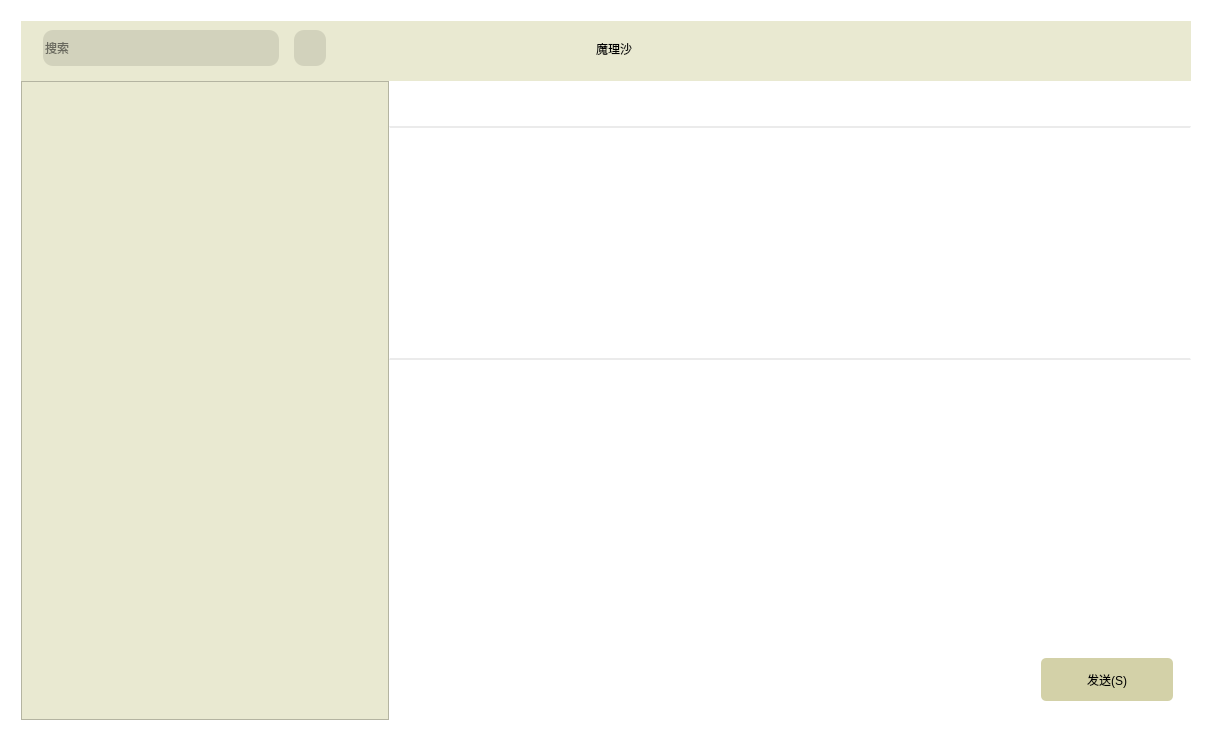
<?xml version="1.0" encoding="UTF-8"?>
<ui version="4.0">
 <class>Dialogue</class>
 <widget class="QWidget" name="Dialogue">
  <property name="geometry">
   <rect>
    <x>0</x>
    <y>0</y>
    <width>1212</width>
    <height>741</height>
   </rect>
  </property>
  <property name="minimumSize">
   <size>
    <width>1212</width>
    <height>741</height>
   </size>
  </property>
  <property name="windowTitle">
   <string>Form</string>
  </property>
  <property name="styleSheet">
   <string notr="true">#widget{
background-color: rgb(233, 233, 209);}
#Dialogue{
background-color: rgb(255, 255, 255);}
QScrollBar:vertical
{
    width:15px;
	
    background:rgba(0,0,0,0%);
    margin:0px,0px,0px,0px;
    padding-top:9px;   
    padding-bottom:9px;
}
QScrollBar::handle:vertical
{
    width:15px;
    background:rgba(0,0,0,25%);
    border-radius:6px;   
    min-height:5;
}
QScrollBar::handle:vertical:hover
{
    width:15px;
    background:rgba(0,0,0,50%);  
    border-radius:6px;
    min-height:20;
}
QScrollBar::add-line:vertical {
      border: none;
      background: none;
}
QScrollBar::sub-line:vertical {
      border: none;
      background: none;
}
QPushButton
{
	border:none;
}
QPushButton[b1=&quot;true&quot;]:hover
{
	
	background-color: rgb(217, 217, 195);
}
QPushButton[b1=&quot;false&quot;]:hover
{
	
	background-color: rgb(241, 241, 241);
}</string>
  </property>
  <layout class="QHBoxLayout" name="horizontalLayout_5">
   <item>
    <widget class="QWidget" name="widget_4" native="true">
     <layout class="QVBoxLayout" name="verticalLayout_3">
      <property name="spacing">
       <number>0</number>
      </property>
      <property name="leftMargin">
       <number>10</number>
      </property>
      <property name="topMargin">
       <number>10</number>
      </property>
      <property name="rightMargin">
       <number>10</number>
      </property>
      <property name="bottomMargin">
       <number>10</number>
      </property>
      <item>
       <widget class="QWidget" name="widget" native="true">
        <property name="sizePolicy">
         <sizepolicy hsizetype="Preferred" vsizetype="Fixed">
          <horstretch>0</horstretch>
          <verstretch>0</verstretch>
         </sizepolicy>
        </property>
        <property name="minimumSize">
         <size>
          <width>0</width>
          <height>60</height>
         </size>
        </property>
        <property name="maximumSize">
         <size>
          <width>16777215</width>
          <height>60</height>
         </size>
        </property>
        <property name="styleSheet">
         <string notr="true"/>
        </property>
        <layout class="QHBoxLayout" name="horizontalLayout_3">
         <property name="spacing">
          <number>0</number>
         </property>
         <property name="leftMargin">
          <number>22</number>
         </property>
         <property name="topMargin">
          <number>0</number>
         </property>
         <property name="rightMargin">
          <number>0</number>
         </property>
         <property name="bottomMargin">
          <number>5</number>
         </property>
         <item>
          <widget class="QLineEdit" name="lineEdit">
           <property name="sizePolicy">
            <sizepolicy hsizetype="Minimum" vsizetype="Fixed">
             <horstretch>0</horstretch>
             <verstretch>0</verstretch>
            </sizepolicy>
           </property>
           <property name="minimumSize">
            <size>
             <width>236</width>
             <height>36</height>
            </size>
           </property>
           <property name="maximumSize">
            <size>
             <width>236</width>
             <height>36</height>
            </size>
           </property>
           <property name="toolTip">
            <string>查找</string>
           </property>
           <property name="styleSheet">
            <string notr="true">border:none;
font: 9pt &quot;Microsoft YaHei UI&quot;;
border-radius:10px;
background-color: rgb(210, 210, 188);</string>
           </property>
           <property name="placeholderText">
            <string>搜索</string>
           </property>
          </widget>
         </item>
         <item>
          <spacer name="horizontalSpacer_5">
           <property name="orientation">
            <enum>Qt::Horizontal</enum>
           </property>
           <property name="sizeType">
            <enum>QSizePolicy::Fixed</enum>
           </property>
           <property name="sizeHint" stdset="0">
            <size>
             <width>15</width>
             <height>20</height>
            </size>
           </property>
          </spacer>
         </item>
         <item>
          <widget class="QPushButton" name="pushButton_14">
           <property name="minimumSize">
            <size>
             <width>0</width>
             <height>36</height>
            </size>
           </property>
           <property name="maximumSize">
            <size>
             <width>36</width>
             <height>36</height>
            </size>
           </property>
           <property name="toolTip">
            <string>加好友/群</string>
           </property>
           <property name="styleSheet">
            <string notr="true">#pushButton_14
{
background-color: rgb(210, 210, 188);
image: url(:/resources/img/add.png);
border-radius:10px;
}
#pushButton_14:hover
{
background-color: rgb(196, 196, 176);
}
</string>
           </property>
           <property name="text">
            <string/>
           </property>
          </widget>
         </item>
         <item>
          <spacer name="horizontalSpacer">
           <property name="orientation">
            <enum>Qt::Horizontal</enum>
           </property>
           <property name="sizeType">
            <enum>QSizePolicy::Expanding</enum>
           </property>
           <property name="sizeHint" stdset="0">
            <size>
             <width>40</width>
             <height>20</height>
            </size>
           </property>
          </spacer>
         </item>
         <item>
          <widget class="QLabel" name="label_nick">
           <property name="styleSheet">
            <string notr="true">font: 500 14pt &quot;Microsoft YaHei UI&quot;;
</string>
           </property>
           <property name="text">
            <string>魔理沙</string>
           </property>
          </widget>
         </item>
         <item>
          <widget class="QPushButton" name="btn_kongjian">
           <property name="minimumSize">
            <size>
             <width>30</width>
             <height>30</height>
            </size>
           </property>
           <property name="maximumSize">
            <size>
             <width>30</width>
             <height>30</height>
            </size>
           </property>
           <property name="toolTip">
            <string>进入QQ空间</string>
           </property>
           <property name="styleSheet">
            <string notr="true">image: url(:/resources/img/kongjian2.png);</string>
           </property>
           <property name="text">
            <string/>
           </property>
          </widget>
         </item>
         <item>
          <spacer name="horizontalSpacer_2">
           <property name="orientation">
            <enum>Qt::Horizontal</enum>
           </property>
           <property name="sizeType">
            <enum>QSizePolicy::Expanding</enum>
           </property>
           <property name="sizeHint" stdset="0">
            <size>
             <width>345</width>
             <height>20</height>
            </size>
           </property>
          </spacer>
         </item>
         <item>
          <widget class="QPushButton" name="btn_drop">
           <property name="minimumSize">
            <size>
             <width>46</width>
             <height>46</height>
            </size>
           </property>
           <property name="maximumSize">
            <size>
             <width>46</width>
             <height>46</height>
            </size>
           </property>
           <property name="toolTip">
            <string>窗口设置</string>
           </property>
           <property name="styleSheet">
            <string notr="true">#btn_drop
{
	
	image: url(:/resources/img/drow4.png);
}</string>
           </property>
           <property name="text">
            <string/>
           </property>
           <property name="b1" stdset="0">
            <bool>true</bool>
           </property>
          </widget>
         </item>
         <item>
          <widget class="QPushButton" name="btn_min">
           <property name="minimumSize">
            <size>
             <width>46</width>
             <height>46</height>
            </size>
           </property>
           <property name="maximumSize">
            <size>
             <width>46</width>
             <height>46</height>
            </size>
           </property>
           <property name="toolTip">
            <string>最小化</string>
           </property>
           <property name="styleSheet">
            <string notr="true">image: url(:/resources/img/min3.png);
</string>
           </property>
           <property name="text">
            <string/>
           </property>
           <property name="b1" stdset="0">
            <bool>true</bool>
           </property>
          </widget>
         </item>
         <item>
          <widget class="QPushButton" name="btn_max">
           <property name="minimumSize">
            <size>
             <width>46</width>
             <height>46</height>
            </size>
           </property>
           <property name="maximumSize">
            <size>
             <width>46</width>
             <height>46</height>
            </size>
           </property>
           <property name="toolTip">
            <string>最大化</string>
           </property>
           <property name="styleSheet">
            <string notr="true">image: url(:/resources/img/max.png);</string>
           </property>
           <property name="text">
            <string/>
           </property>
           <property name="b1" stdset="0">
            <bool>true</bool>
           </property>
          </widget>
         </item>
         <item>
          <widget class="QPushButton" name="btnClose">
           <property name="minimumSize">
            <size>
             <width>46</width>
             <height>46</height>
            </size>
           </property>
           <property name="maximumSize">
            <size>
             <width>46</width>
             <height>46</height>
            </size>
           </property>
           <property name="toolTip">
            <string>关闭</string>
           </property>
           <property name="styleSheet">
            <string notr="true">#btnClose:hover
{
	
	background-color: rgb(255, 84, 57);

}
#btnClose
{
	
	
	image: url(:/resources/img/close3.png);
}</string>
           </property>
           <property name="text">
            <string/>
           </property>
          </widget>
         </item>
        </layout>
       </widget>
      </item>
      <item>
       <widget class="QSplitter" name="splitter_2">
        <property name="orientation">
         <enum>Qt::Horizontal</enum>
        </property>
        <property name="handleWidth">
         <number>0</number>
        </property>
        <property name="childrenCollapsible">
         <bool>false</bool>
        </property>
        <widget class="QListWidget" name="m_listWidget">
         <property name="styleSheet">
          <string notr="true">background-color: rgb(233, 233, 209);</string>
         </property>
        </widget>
        <widget class="QSplitter" name="splitter">
         <property name="frameShape">
          <enum>QFrame::NoFrame</enum>
         </property>
         <property name="orientation">
          <enum>Qt::Vertical</enum>
         </property>
         <property name="opaqueResize">
          <bool>true</bool>
         </property>
         <property name="handleWidth">
          <number>0</number>
         </property>
         <property name="childrenCollapsible">
          <bool>false</bool>
         </property>
         <widget class="QWidget" name="layoutWidget">
          <layout class="QVBoxLayout" name="verticalLayout_2">
           <property name="spacing">
            <number>0</number>
           </property>
           <item>
            <widget class="QWidget" name="widget_5" native="true">
             <property name="styleSheet">
              <string notr="true">background-color: rgb(255, 255, 255);</string>
             </property>
             <layout class="QVBoxLayout" name="verticalLayout_5">
              <property name="spacing">
               <number>0</number>
              </property>
              <property name="leftMargin">
               <number>0</number>
              </property>
              <property name="topMargin">
               <number>0</number>
              </property>
              <property name="rightMargin">
               <number>0</number>
              </property>
              <property name="bottomMargin">
               <number>0</number>
              </property>
              <item>
               <layout class="QHBoxLayout" name="horizontalLayout_2">
                <property name="spacing">
                 <number>20</number>
                </property>
                <property name="rightMargin">
                 <number>20</number>
                </property>
                <item>
                 <spacer name="horizontalSpacer_3">
                  <property name="orientation">
                   <enum>Qt::Horizontal</enum>
                  </property>
                  <property name="sizeHint" stdset="0">
                   <size>
                    <width>40</width>
                    <height>20</height>
                   </size>
                  </property>
                 </spacer>
                </item>
                <item>
                 <widget class="QPushButton" name="pushButton_11">
                  <property name="minimumSize">
                   <size>
                    <width>45</width>
                    <height>45</height>
                   </size>
                  </property>
                  <property name="maximumSize">
                   <size>
                    <width>45</width>
                    <height>45</height>
                   </size>
                  </property>
                  <property name="styleSheet">
                   <string notr="true">image: url(:/resources/img/phone.png);</string>
                  </property>
                  <property name="text">
                   <string/>
                  </property>
                 </widget>
                </item>
                <item>
                 <widget class="QPushButton" name="pushButton_12">
                  <property name="minimumSize">
                   <size>
                    <width>45</width>
                    <height>45</height>
                   </size>
                  </property>
                  <property name="maximumSize">
                   <size>
                    <width>45</width>
                    <height>45</height>
                   </size>
                  </property>
                  <property name="styleSheet">
                   <string notr="true">image: url(:/resources/img/video.png);</string>
                  </property>
                  <property name="text">
                   <string/>
                  </property>
                 </widget>
                </item>
                <item>
                 <widget class="QPushButton" name="pushButton_13">
                  <property name="minimumSize">
                   <size>
                    <width>45</width>
                    <height>45</height>
                   </size>
                  </property>
                  <property name="maximumSize">
                   <size>
                    <width>45</width>
                    <height>45</height>
                   </size>
                  </property>
                  <property name="styleSheet">
                   <string notr="true">image: url(:/resources/img/3point2.png);</string>
                  </property>
                  <property name="text">
                   <string/>
                  </property>
                 </widget>
                </item>
               </layout>
              </item>
             </layout>
            </widget>
           </item>
           <item>
            <widget class="QWidget" name="widget_3" native="true">
             <layout class="QVBoxLayout" name="verticalLayout_4">
              <property name="spacing">
               <number>0</number>
              </property>
              <property name="leftMargin">
               <number>0</number>
              </property>
              <property name="topMargin">
               <number>0</number>
              </property>
              <property name="rightMargin">
               <number>0</number>
              </property>
              <property name="bottomMargin">
               <number>0</number>
              </property>
              <item>
               <widget class="QListWidget" name="msgListWidget">
                <property name="styleSheet">
                 <string notr="true">#msgListWidget{background-color: rgb(255, 255, 255); color:rgb(51,51,51); border-top: 2px solid  rgb(235, 235, 235);
 border-bottom: 2px solid  rgb(235, 235, 235);
outline:0px;}
#msgListWidget::Item{background-color: rgb(255, 255, 255);}
#msgListWidget::Item:hover{background-color: rgb(255, 255, 255); }
#msgListWidget::item:selected{
	background-color: rgb(255, 255, 255);
	color:black; 
    border: 1px solid  rgb(255, 255, 255);
}
#msgListWidget::item:selected:!active{border: 1px solid  rgb(255, 255, 255); background-color: rgb(255, 255, 255); color:rgb(51,51,51); } </string>
                </property>
               </widget>
              </item>
             </layout>
            </widget>
           </item>
          </layout>
         </widget>
         <widget class="QWidget" name="layoutWidget">
          <layout class="QVBoxLayout" name="verticalLayout">
           <property name="spacing">
            <number>0</number>
           </property>
           <item>
            <widget class="QWidget" name="widget_7" native="true">
             <property name="styleSheet">
              <string notr="true">background-color: rgb(255, 255, 255);</string>
             </property>
             <layout class="QVBoxLayout" name="verticalLayout_7">
              <property name="spacing">
               <number>0</number>
              </property>
              <property name="leftMargin">
               <number>0</number>
              </property>
              <property name="topMargin">
               <number>0</number>
              </property>
              <property name="rightMargin">
               <number>0</number>
              </property>
              <property name="bottomMargin">
               <number>0</number>
              </property>
              <item>
               <layout class="QHBoxLayout" name="horizontalLayout">
                <property name="spacing">
                 <number>8</number>
                </property>
                <property name="leftMargin">
                 <number>13</number>
                </property>
                <property name="topMargin">
                 <number>9</number>
                </property>
                <property name="rightMargin">
                 <number>13</number>
                </property>
                <item>
                 <widget class="QPushButton" name="pushButton">
                  <property name="minimumSize">
                   <size>
                    <width>42</width>
                    <height>42</height>
                   </size>
                  </property>
                  <property name="maximumSize">
                   <size>
                    <width>42</width>
                    <height>42</height>
                   </size>
                  </property>
                  <property name="toolTip">
                   <string>选择表情</string>
                  </property>
                  <property name="styleSheet">
                   <string notr="true">image: url(:/resources/img/biaoqing.png);</string>
                  </property>
                  <property name="text">
                   <string/>
                  </property>
                  <property name="b1" stdset="0">
                   <bool>false</bool>
                  </property>
                 </widget>
                </item>
                <item>
                 <widget class="QPushButton" name="pushButton_2">
                  <property name="minimumSize">
                   <size>
                    <width>42</width>
                    <height>42</height>
                   </size>
                  </property>
                  <property name="maximumSize">
                   <size>
                    <width>42</width>
                    <height>42</height>
                   </size>
                  </property>
                  <property name="toolTip">
                   <string>选择热图</string>
                  </property>
                  <property name="styleSheet">
                   <string notr="true">image: url(:/resources/img/gif.png);</string>
                  </property>
                  <property name="text">
                   <string/>
                  </property>
                  <property name="b1" stdset="0">
                   <bool>false</bool>
                  </property>
                 </widget>
                </item>
                <item>
                 <widget class="QPushButton" name="pushButton_3">
                  <property name="minimumSize">
                   <size>
                    <width>42</width>
                    <height>42</height>
                   </size>
                  </property>
                  <property name="maximumSize">
                   <size>
                    <width>42</width>
                    <height>42</height>
                   </size>
                  </property>
                  <property name="toolTip">
                   <string>截图</string>
                  </property>
                  <property name="styleSheet">
                   <string notr="true">image: url(:/resources/img/jietu.png);</string>
                  </property>
                  <property name="text">
                   <string/>
                  </property>
                  <property name="b1" stdset="0">
                   <bool>false</bool>
                  </property>
                 </widget>
                </item>
                <item>
                 <widget class="QPushButton" name="pushButton_4">
                  <property name="minimumSize">
                   <size>
                    <width>42</width>
                    <height>42</height>
                   </size>
                  </property>
                  <property name="maximumSize">
                   <size>
                    <width>42</width>
                    <height>42</height>
                   </size>
                  </property>
                  <property name="toolTip">
                   <string>发送文件</string>
                  </property>
                  <property name="styleSheet">
                   <string notr="true">image: url(:/resources/img/file.png);</string>
                  </property>
                  <property name="text">
                   <string/>
                  </property>
                  <property name="b1" stdset="0">
                   <bool>false</bool>
                  </property>
                 </widget>
                </item>
                <item>
                 <widget class="QPushButton" name="pushButton_5">
                  <property name="minimumSize">
                   <size>
                    <width>42</width>
                    <height>42</height>
                   </size>
                  </property>
                  <property name="maximumSize">
                   <size>
                    <width>42</width>
                    <height>42</height>
                   </size>
                  </property>
                  <property name="toolTip">
                   <string>发送腾讯文档</string>
                  </property>
                  <property name="styleSheet">
                   <string notr="true">image: url(:/resources/img/wendang2.png);</string>
                  </property>
                  <property name="text">
                   <string/>
                  </property>
                  <property name="b1" stdset="0">
                   <bool>false</bool>
                  </property>
                 </widget>
                </item>
                <item>
                 <widget class="QPushButton" name="pushButton_6">
                  <property name="minimumSize">
                   <size>
                    <width>42</width>
                    <height>42</height>
                   </size>
                  </property>
                  <property name="maximumSize">
                   <size>
                    <width>42</width>
                    <height>42</height>
                   </size>
                  </property>
                  <property name="toolTip">
                   <string>发送图片</string>
                  </property>
                  <property name="styleSheet">
                   <string notr="true">image: url(:/resources/img/pic.png);</string>
                  </property>
                  <property name="text">
                   <string/>
                  </property>
                  <property name="b1" stdset="0">
                   <bool>false</bool>
                  </property>
                 </widget>
                </item>
                <item>
                 <widget class="QPushButton" name="pushButton_7">
                  <property name="minimumSize">
                   <size>
                    <width>42</width>
                    <height>42</height>
                   </size>
                  </property>
                  <property name="maximumSize">
                   <size>
                    <width>42</width>
                    <height>42</height>
                   </size>
                  </property>
                  <property name="toolTip">
                   <string>更多</string>
                  </property>
                  <property name="styleSheet">
                   <string notr="true">image: url(:/resources/img/doudong.png);</string>
                  </property>
                  <property name="text">
                   <string/>
                  </property>
                  <property name="b1" stdset="0">
                   <bool>false</bool>
                  </property>
                 </widget>
                </item>
                <item>
                 <widget class="QPushButton" name="pushButton_8">
                  <property name="minimumSize">
                   <size>
                    <width>42</width>
                    <height>42</height>
                   </size>
                  </property>
                  <property name="maximumSize">
                   <size>
                    <width>42</width>
                    <height>42</height>
                   </size>
                  </property>
                  <property name="styleSheet">
                   <string notr="true">image: url(:/resources/img/3point3.png);</string>
                  </property>
                  <property name="text">
                   <string/>
                  </property>
                  <property name="b1" stdset="0">
                   <bool>false</bool>
                  </property>
                 </widget>
                </item>
                <item>
                 <spacer name="horizontalSpacer_4">
                  <property name="orientation">
                   <enum>Qt::Horizontal</enum>
                  </property>
                  <property name="sizeHint" stdset="0">
                   <size>
                    <width>40</width>
                    <height>20</height>
                   </size>
                  </property>
                 </spacer>
                </item>
                <item>
                 <widget class="QPushButton" name="pushButton_9">
                  <property name="minimumSize">
                   <size>
                    <width>42</width>
                    <height>42</height>
                   </size>
                  </property>
                  <property name="maximumSize">
                   <size>
                    <width>42</width>
                    <height>42</height>
                   </size>
                  </property>
                  <property name="toolTip">
                   <string>全屏输入</string>
                  </property>
                  <property name="styleSheet">
                   <string notr="true">image: url(:/resources/img/p1.png);</string>
                  </property>
                  <property name="text">
                   <string/>
                  </property>
                  <property name="b1" stdset="0">
                   <bool>false</bool>
                  </property>
                 </widget>
                </item>
                <item>
                 <widget class="QPushButton" name="pushButton_10">
                  <property name="minimumSize">
                   <size>
                    <width>42</width>
                    <height>42</height>
                   </size>
                  </property>
                  <property name="maximumSize">
                   <size>
                    <width>42</width>
                    <height>42</height>
                   </size>
                  </property>
                  <property name="toolTip">
                   <string>历史消息管理</string>
                  </property>
                  <property name="styleSheet">
                   <string notr="true">image: url(:/resources/img/p2.png);</string>
                  </property>
                  <property name="text">
                   <string/>
                  </property>
                  <property name="b1" stdset="0">
                   <bool>false</bool>
                  </property>
                 </widget>
                </item>
               </layout>
              </item>
             </layout>
            </widget>
           </item>
           <item>
            <widget class="QTextEdit" name="inputEdit">
             <property name="styleSheet">
              <string notr="true">border:none;</string>
             </property>
            </widget>
           </item>
           <item>
            <widget class="QWidget" name="widget_6" native="true">
             <property name="styleSheet">
              <string notr="true">background-color: rgb(255, 255, 255);</string>
             </property>
             <layout class="QVBoxLayout" name="verticalLayout_6">
              <property name="spacing">
               <number>0</number>
              </property>
              <property name="leftMargin">
               <number>0</number>
              </property>
              <property name="topMargin">
               <number>0</number>
              </property>
              <property name="rightMargin">
               <number>0</number>
              </property>
              <property name="bottomMargin">
               <number>0</number>
              </property>
              <item>
               <widget class="QWidget" name="widget_2" native="true">
                <layout class="QHBoxLayout" name="horizontalLayout_4">
                 <property name="spacing">
                  <number>0</number>
                 </property>
                 <property name="leftMargin">
                  <number>0</number>
                 </property>
                 <property name="topMargin">
                  <number>0</number>
                 </property>
                 <property name="rightMargin">
                  <number>18</number>
                 </property>
                 <property name="bottomMargin">
                  <number>19</number>
                 </property>
                 <item>
                  <spacer name="horizontalSpacer_6">
                   <property name="orientation">
                    <enum>Qt::Horizontal</enum>
                   </property>
                   <property name="sizeHint" stdset="0">
                    <size>
                     <width>40</width>
                     <height>20</height>
                    </size>
                   </property>
                  </spacer>
                 </item>
                 <item>
                  <widget class="QPushButton" name="btnSend">
                   <property name="minimumSize">
                    <size>
                     <width>132</width>
                     <height>43</height>
                    </size>
                   </property>
                   <property name="maximumSize">
                    <size>
                     <width>132</width>
                     <height>16777215</height>
                    </size>
                   </property>
                   <property name="toolTip">
                    <string/>
                   </property>
                   <property name="styleSheet">
                    <string notr="true">#btnSend
{
	border-radius:5px;
	background-color: rgb(211, 209, 168);
}
#btnSend:hover
{
background-color: rgb(221, 220, 188);
}</string>
                   </property>
                   <property name="text">
                    <string>发送(S)</string>
                   </property>
                  </widget>
                 </item>
                </layout>
               </widget>
              </item>
             </layout>
            </widget>
           </item>
          </layout>
         </widget>
        </widget>
       </widget>
      </item>
     </layout>
    </widget>
   </item>
  </layout>
 </widget>
 <resources/>
 <connections>
  <connection>
   <sender>btn_min</sender>
   <signal>clicked()</signal>
   <receiver>Dialogue</receiver>
   <slot>showMinimized()</slot>
   <hints>
    <hint type="sourcelabel">
     <x>1096</x>
     <y>28</y>
    </hint>
    <hint type="destinationlabel">
     <x>605</x>
     <y>370</y>
    </hint>
   </hints>
  </connection>
 </connections>
</ui>
